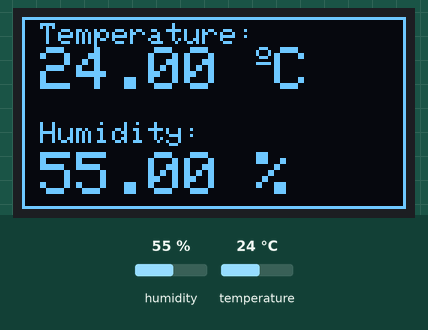
This sketch was run on a simulated ESP8266 (NodeMCU). Shown: 128×64 one-colour display. The inputs (shaded band) are chosen by the test bench; at power-on: humidity 55 %, temperature 24 °C. WiFi joins after 1.5 s; servers stay silent unless stated.

Above: at 5.1 s.
5.2 s: humidity set to 22 %
At 7.2 s:
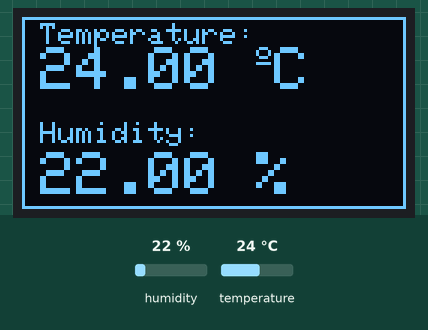
7.5 s: temperature set to 12 °C
At 8.5 s:
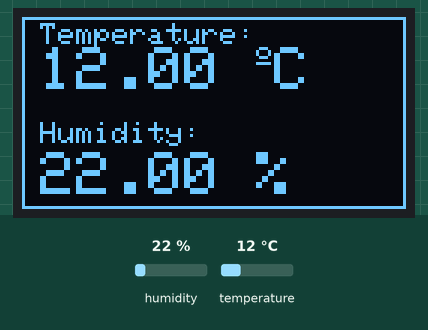
9.5 s: humidity set to 40 %
At 11.1 s:
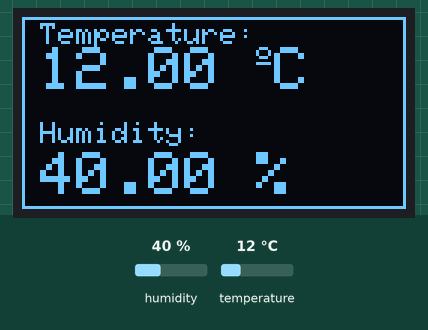
11.6 s: temperature set to 19 °C
At 12.4 s:
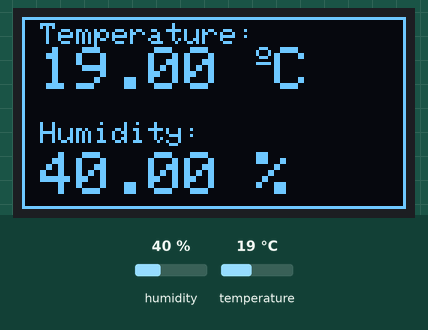
Timing chart, 0 to 14.6 s (numbered marks = the images above; inputs shaded):
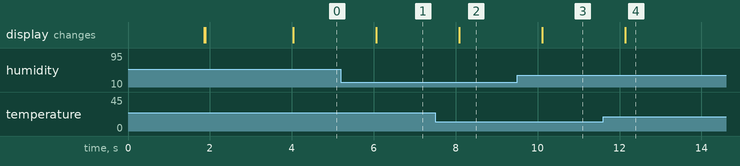

Measured:
- after the input at 5.2 s, the display: changes after 0.86 s (image 1)
- after the input at 7.5 s, the display: changes after 0.59 s (image 2)
- after the input at 9.5 s, the display: changes after 0.62 s (image 3)
- after the input at 11.6 s, the display: changes after 0.54 s (image 4)

The sketch:

humidy_temp_display.ino
```cpp
#define BLYNK_PRINT Serial
#include <ESP8266WiFi.h>
#include <Wire.h>
#include <Adafruit_GFX.h>
#include <Adafruit_SSD1306.h>
#include <Adafruit_Sensor.h>
#include <DHT.h>
#include <BlynkSimpleEsp8266.h>


#define SCREEN_WIDTH 128 // OLED display width, in pixels
#define SCREEN_HEIGHT 64 // OLED display height, in pixels

// Declaration for an SSD1306 display connected to I2C (SDA, SCL pins)
Adafruit_SSD1306 display(SCREEN_WIDTH, SCREEN_HEIGHT, &Wire, -1);

#define DHTPIN 14     // Digital pin connected to the DHT sensor

// Uncomment the type of sensor in use:
#define DHTTYPE    DHT11     // DHT 11
//#define DHTTYPE    DHT22     // DHT 22 (AM2302)
//#define DHTTYPE    DHT21     // DHT 21 (AM2301)

DHT dht(DHTPIN, DHTTYPE);

char auth[] = "FG4cbQI945Lp0VoR4rTtb11Dtq8-R2Gm"; //Enter the Auth code which was send by Blink
char ssid[] = "*-*";  //Enter your WIFI Name
char pass[] = "cloudy777";  //Enter your WIFI Password

BlynkTimer timer;

void sendSensor() {
  float t = dht.readTemperature();
  float h = dht.readHumidity();
  Blynk.virtualWrite(V0, t);
  Blynk.virtualWrite(V1, h);
}

void setup() {
  Serial.begin(115200);

  dht.begin();
  Blynk.begin(auth, ssid, pass);
  timer.setInterval(100L, sendSensor);
  if(!display.begin(SSD1306_SWITCHCAPVCC, 0x3C)) {
    Serial.println(F("SSD1306 allocation failed"));
    for(;;);
  }
  testscrolltext();
  delay(2000);
  display.clearDisplay();
  display.setTextColor(WHITE);
}

void loop() {
  float t = dht.readTemperature();
  float h = dht.readHumidity();
  if (isnan(h) || isnan(t)) {
    Serial.println("Failed to read from DHT sensor!");
  }
  // clear display
  display.clearDisplay();
  int16_t i=0;
  display.drawRect(i, i, display.width()-2*i, display.height()-2*i, SSD1306_WHITE);
  //display.display(); // Update screen with each newly-drawn rectangle
  // display temperature
  display.setTextSize(1);
  display.setCursor(6,2);
  display.print("Temperature: ");
  display.setTextSize(2);
  display.setCursor(6,10);
  display.print(t);
  display.print(" ");
  display.setTextSize(1);
  display.cp437(true);
  display.write(167);
  display.setTextSize(2);
  display.print("C");

  // display humidity
  display.setTextSize(1);
  display.setCursor(6, 35);
  display.print("Humidity: ");
  display.setTextSize(2);
  display.setCursor(6, 45);
  display.print(h);
  display.print(" %");

  display.display();
  Blynk.run();
  timer.run();

  }

void testscrolltext(void) {
  display.clearDisplay();
  int16_t i=0;
  display.drawRect(i, i, display.width()-2*i, display.height()-2*i, SSD1306_WHITE);
  display.display(); // Update screen with each newly-drawn rectangle
  display.setTextSize(1.5); // Draw 2X-scale text
  display.setTextColor(SSD1306_WHITE);
  //display.setCursor(50,27);7
  display.setCursor(20,27);
  display.println(F("CoolElektrodude"));
  display.display();      // Show initial text
  display.clearDisplay();
  delay(100);
}
```
